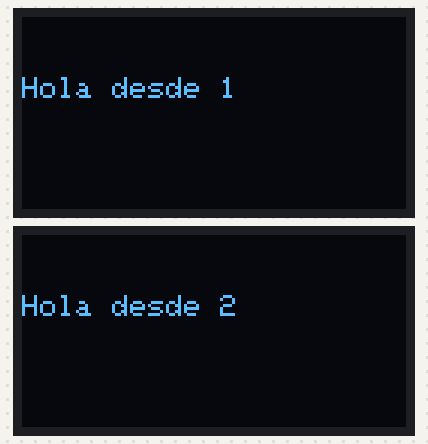
This sketch was run on a simulated ESP32. Parts: 2 × 128×64 one-colour display.

Above: at 0.3 s.
At 2.3 s:
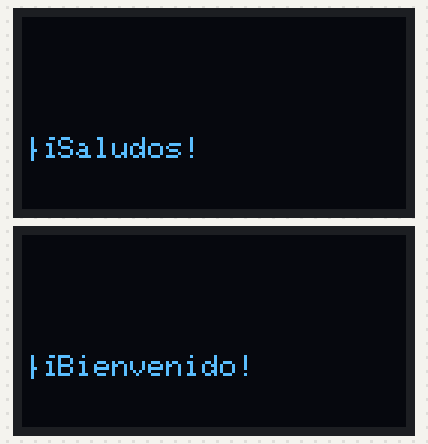

The sketch:

OLED_SSD1306_Dos_Esp32.ino
```cpp
#include <Wire.h>
#include <Adafruit_GFX.h>
#include <Adafruit_SSD1306.h>

#define SCREEN_WIDTH 128
#define SCREEN_HEIGHT 64

#define OLED1_RESET 4 // Pin de reinicio de la primera pantalla OLED
#define OLED2_RESET 16 // Pin de reinicio de la segunda pantalla OLED

Adafruit_SSD1306 OLED1(SCREEN_WIDTH, SCREEN_HEIGHT, &Wire, OLED1_RESET);
Adafruit_SSD1306 OLED2(SCREEN_WIDTH, SCREEN_HEIGHT, &Wire, OLED2_RESET);

void setup() {
  Wire.begin();
  OLED1.begin(SSD1306_SWITCHCAPVCC, 0x3C); // Dirección I2C de la primera pantalla OLED
  OLED2.begin(SSD1306_SWITCHCAPVCC, 0x3D); // Dirección I2C de la segunda pantalla OLED

  OLED1.clearDisplay();
  OLED2.clearDisplay();
  OLED1.display();
  OLED2.display();

  // Mensaje inicial en cada pantalla
  displayMessage(OLED1, "Pantalla 1", 0, 0);
  displayMessage(OLED2, "Pantalla 2", 0, 0);
}

void loop() {
  // Actualizar mensajes en las pantallas cada 2 segundos (por ejemplo)
  displayMessage(OLED1, "Hola desde 1", 0, 20);
  displayMessage(OLED2, "Hola desde 2", 0, 20);
  delay(2000);

  displayMessage(OLED1, "¡Saludos!", 0, 40);
  displayMessage(OLED2, "¡Bienvenido!", 0, 40);
  delay(2000);
}

// Función para mostrar mensajes en la pantalla OLED específica
void displayMessage(Adafruit_SSD1306 &oled, const char* message, int x, int y) {
  oled.clearDisplay();
  oled.setTextSize(1);
  oled.setTextColor(SSD1306_WHITE);
  oled.setCursor(x, y);
  oled.print(message);
  oled.display();
}
```

Measured:
- by itself, everything shown: repeats every 4.1 s, in 4 steps
- what the display in image 0 shows lasts 2.0 s, from 0.2 s to 2.2 s
